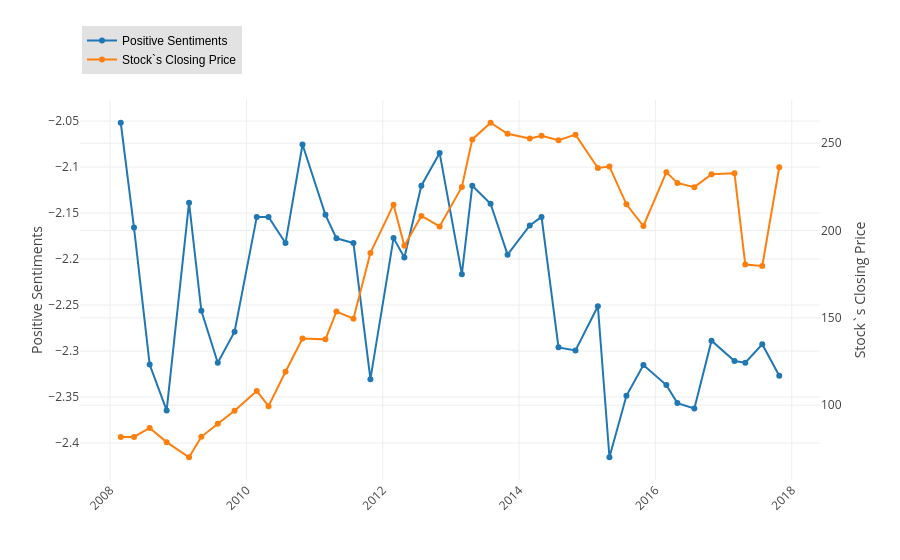

Notebook code cell kept with this figure:
### Markdown cell above
#### Analyze the trend between stock price and positive sentiments

### Code cell
import plotly.graph_objs as go
from plotly.offline import download_plotlyjs, init_notebook_mode, iplot
init_notebook_mode(connected=True)

# Create traces
trace0 = go.Scatter(
    x = test['Date'],
    y = np.log(test['Pos_Score']),
    mode = 'lines+markers',
    name='Positive Sentiments'
)

trace1 = go.Scatter(
    x =  test_one['Date'],
    y =  test_one['Close'],
    mode = 'lines+markers',
    name = 'Stock`s Closing Price',
    yaxis='y2'
)

layout = go.Layout(
    xaxis=dict(tickangle=-45),
    yaxis=dict(
        autorange=True,
        title = 'Positive Sentiments'
   ),    
    
    legend=dict(
        x=0,
        y=1.2,
        traceorder='normal',
        font=dict(
            family='sans-serif',
            size=12,
            color='#000'
        ),
        bgcolor='#E2E2E2',
        bordercolor='#FFFFFF',
        borderwidth=2
    ),
    yaxis2=dict(
        title='Stock`s Closing Price',
        overlaying='y',
        side='right'
    ),
)

data = [trace0, trace1]
fig = go.Figure(data=data,layout=layout)
iplot(fig)

### Figure 1 — Plotly figure (JSON) as saved in the notebook; plotly's stock layout.template omitted (floating-point values rounded to 4 significant figures)
{"data": [{"mode": "lines+markers", "name": "Positive Sentiments", "type": "scatter", "uid": "7b78318f-aa28-4e22-9dfd-db55e59367d6", "x": ["2008-02-27", "2008-05-08", "2008-07-31", "2008-10-30", "2009-02-27", "2009-05-04", "2009-07-31", "2009-10-29", "2010-02-25", "2010-04-29", "2010-07-29", "2010-10-28", "2011-02-28", "2011-04-28", "2011-07-28", "2011-10-27", "2012-02-28", "2012-04-26", "2012-07-26", "2012-11-01", "2013-02-28", "2013-04-25", "2013-08-01", "2013-10-31", "2014-02-27", "2014-05-01", "2014-07-31", "2014-10-30", "2015-02-27", "2015-04-30", "2015-07-30", "2015-10-29", "2016-02-29", "2016-04-28", "2016-07-28", "2016-10-28", "2017-02-28", "2017-04-27", "2017-07-27", "2017-10-26"], "y": [-2.052, -2.166, -2.315, -2.364, -2.139, -2.256, -2.313, -2.279, -2.154, -2.154, -2.183, -2.075, -2.152, -2.177, -2.183, -2.33, -2.177, -2.198, -2.12, -2.085, -2.216, -2.12, -2.14, -2.195, -2.163, -2.154, -2.296, -2.299, -2.251, -2.415, -2.349, -2.315, -2.337, -2.357, -2.362, -2.289, -2.311, -2.313, -2.293, -2.327]}, {"mode": "lines+markers", "name": "Stock`s Closing Price", "type": "scatter", "uid": "0cee93e6-3342-4bec-9e7b-bcc495469b40", "x": ["2008-02-27", "2008-05-08", "2008-07-31", "2008-10-30", "2009-02-27", "2009-05-04", "2009-07-31", "2009-10-29", "2010-02-25", "2010-04-29", "2010-07-29", "2010-10-28", "2011-02-28", "2011-04-28", "2011-07-28", "2011-10-27", "2012-02-28", "2012-04-26", "2012-07-26", "2012-11-01", "2013-02-28", "2013-04-25", "2013-08-01", "2013-10-31", "2014-02-27", "2014-05-01", "2014-07-31", "2014-10-30", "2015-02-27", "2015-04-30", "2015-07-30", "2015-10-29", "2016-02-29", "2016-04-28", "2016-07-28", "2016-10-28", "2017-02-28", "2017-04-27", "2017-07-27", "2017-10-26"], "y": [81.8, 81.8, 86.97, 78.84, 70.18, 81.88, 89.36, 96.83, 108.1, 99.45, 119.1, 138.1, 137.7, 153.7, 149.5, 187.2, 214.8, 191.2, 208.4, 202.4, 225.0, 252.2, 261.7, 255.4, 252.7, 254.3, 251.7, 254.9, 235.8, 236.7, 215.0, 202.6, 233.4, 227.2, 224.8, 232.2, 232.8, 180.5, 179.8, 236.2], "yaxis": "y2"}], "layout": {"legend": {"bgcolor": "#E2E2E2", "bordercolor": "#FFFFFF", "borderwidth": 2, "font": {"color": "#000", "family": "sans-serif", "size": 12}, "traceorder": "normal", "x": 0, "y": 1.2}, "xaxis": {"tickangle": -45}, "yaxis": {"autorange": true, "title": {"text": "Positive Sentiments"}}, "yaxis2": {"overlaying": "y", "side": "right", "title": {"text": "Stock`s Closing Price"}}}}
